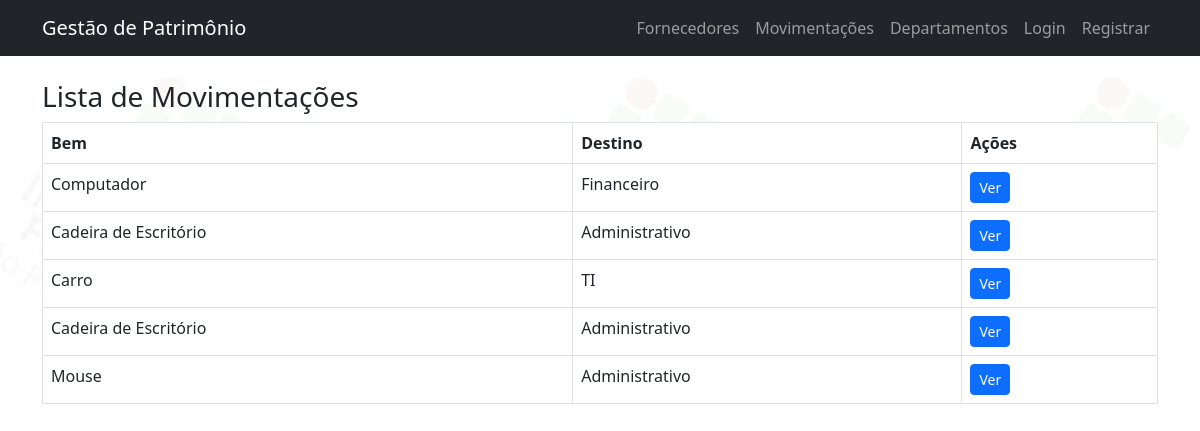
Page /movimentacoes/ on the committed database.
### gestao/models.py (models this page shows, shortened)
class Movimentacao(models.Model):
    bem = models.ForeignKey(Bem, on_delete=models.CASCADE)
    data = models.DateTimeField(auto_now_add=True)
    destino = models.ForeignKey(Departamento, on_delete=models.CASCADE)
    descricao = models.TextField()

class Bem(models.Model):
    nome = models.CharField(max_length=200)
    categoria = models.ForeignKey(Categoria, on_delete=models.CASCADE)
    departamento = models.ForeignKey(Departamento, on_delete=models.CASCADE)
    fornecedor = models.ForeignKey(Fornecedor, on_delete=models.SET_NULL, null=True, blank=True)
    data_aquisicao = models.DateField()
    status = models.CharField(max_length=50, choices=[('Em uso', 'Em uso'), ('Manutenção', 'Manutenção'), ('Baixado', 'Baixado')])
    usuario_responsavel = models.ForeignKey(User, on_delete=models.SET_NULL, null=True, blank=True)
    valor = models.DecimalField(max_digits=10, decimal_places=2)  # Adicionando valor do bem

class Departamento(models.Model):
    nome = models.CharField(max_length=100)

### gestao/views.py (the view)
# urls.py: path('movimentacoes/', movimentacao_list, name='movimentacao_list'),
def movimentacao_list(request):
    movimentacoes = Movimentacao.objects.all()
    return render(request, 'list/movimentacao_list.html', {'movimentacoes': movimentacoes})

### gestao/templates/list/movimentacao_list.html
{% extends 'base.html' %}
{% block content %}
<h3>Lista de Movimentações</h3>
<table class='table table-bordered'>
    <thead>
        <tr>
            <th>Bem</th>
            <th>Destino</th>
            <th>Ações</th>
        </tr>
    </thead>
    <tbody>
        {% for movimentacao in movimentacoes %}
            <tr>
                <td>{{ movimentacao.bem.nome }}</td>
                <td>{{ movimentacao.destino.nome }}</td>
                <td><a href="{% url 'movimentacao_detail' movimentacao.id %}" class="btn btn-primary btn-sm">Ver</a></td>
            </tr>
        {% endfor %}
    </tbody>
</table>
{% endblock %}

### rows in the picture
Movimentacao: bem.nome "Computador", destino.nome "Financeiro"
Movimentacao: bem.nome "Cadeira de Escritório", destino.nome "Administrativo"
Movimentacao: bem.nome "Carro", destino.nome "TI"
Movimentacao: bem.nome "Cadeira de Escritório", destino.nome "Administrativo"
Movimentacao: bem.nome "Mouse", destino.nome "Administrativo"
